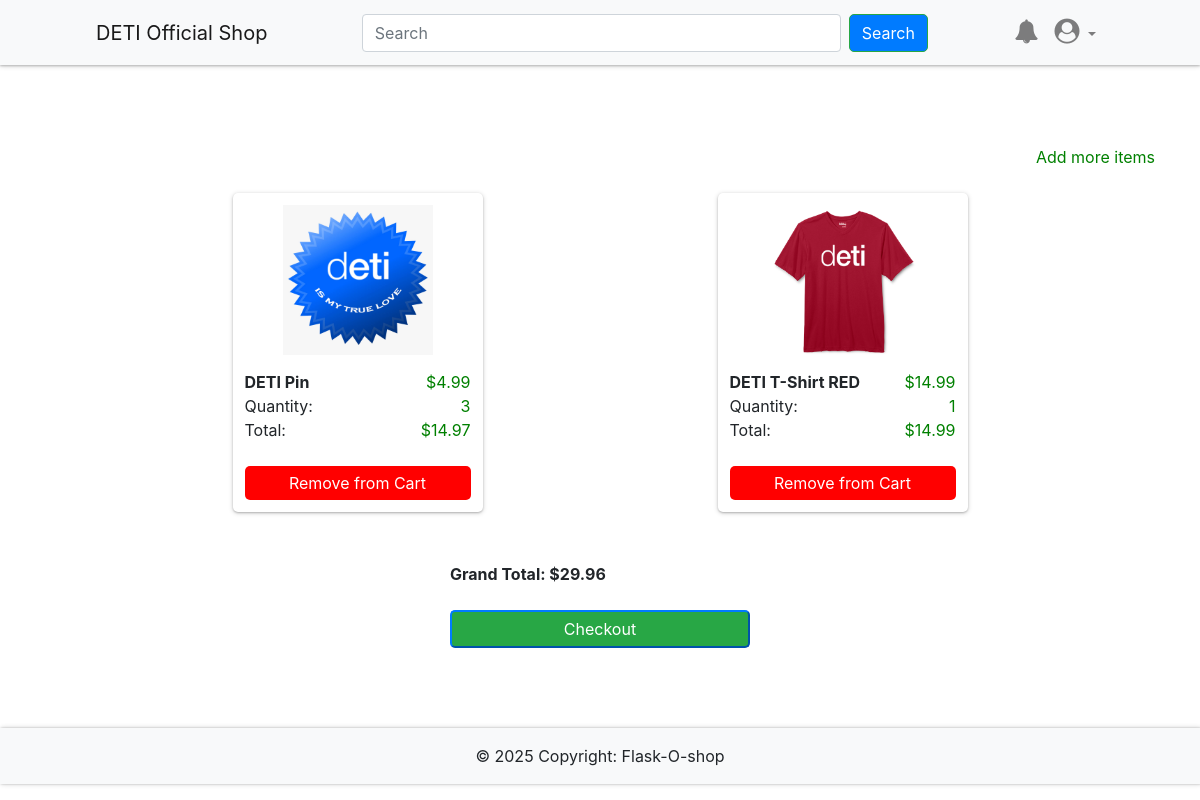
Screenshot of /cart (signed in) with the database file from the repository.
### app/db_models.py (models this page shows)
class Item(db.Model):
	__tablename__ = "items"
	id = db.Column(db.Integer, primary_key=True)
	name = db.Column(db.String(100), nullable=False)
	price = db.Column(db.Float, nullable=False)
	category = db.Column(db.Text, nullable=False)
	image = db.Column(db.String(250), nullable=False)
	details = db.Column(db.String(250), nullable=False)
	price_id = db.Column(db.String(250), nullable=False)
	orders = db.relationship("Ordered_item", backref="item")
	in_cart = db.relationship("Cart", backref="item")

### app/__init__.py (the view)
@app.route("/cart")
@login_required
def cart():
    price = 0
    price_ids = []
    items = []
    quantity = []
    for cart in current_user.cart:
        items.append(cart.item)
        quantity.append(cart.quantity)
        price_id_dict = {
            "price": cart.item.price_id,
            "quantity": cart.quantity,
            }
        price_ids.append(price_id_dict)
        price += cart.item.price*cart.quantity
    return render_template('cart.html', items=items, price=price, price_ids=price_ids, quantity=quantity)

### app/__init__.py (called while the page is built)
@app.context_processor
def inject_now():
    return {'now': datetime.utcnow()}

@login_manager.user_loader
def load_user(user_id):
    return User.query.get(user_id)

### app/templates/cart.html (shortened to what this page needs)
{% extends "base.html" %}
{% block content %}
	{% if not items %}
		<div class="flash-error">
			Cart is empty!<br>
			<a href="{{ url_for('home') }}">Discover new items</a>
		</div>
	{% else %}
		<a href="{{ url_for('home') }}" class="right-item">Add more items</a><br><br>
	{% endif %}
	<div class="items">
	{% for i in range(items|length) %}
    <div class="item">
		<div class="item-wrapper">
			<div class="img-wrapper">
				<img src="{{ items[i].image }}" class="pic">
			</div>
			<b>{{ items[i].name }}</b>
			<span class="right-item">${{ items[i].price }}</span><br>
			Quantity:
			<span class="right-item">{{ quantity[i] }}</span><br>
			Total:
			<span class="right-item">${{ quantity[i]*items[i].price }}</span>
			<br><br>
			<a href="{{ url_for('remove', id=items[i].id, quantity=quantity[i]) }}">
				<button class="remove-from-cart"> Remove from Cart </button>
			</a>
		</div>
	</div>
        {% endfor %}
	</div>
	{% if price %}
	<div class="check">
		<form method="POST" action="{{ url_for('create_checkout_session') }}">
			Grand Total: ${{ price }} <br><br>
			<button class="bg-success btn-block btn-primary checkout"> Checkout </button>
		</form>
	</div>
	{% endif %}
{% endblock %}

### app/static/styles.css (style rules this page uses)
.items { max-width: 900px; margin: 0 auto; display: flex; justify-content: space-around; flex-wrap: wrap; gap: 70px; }
.item { width:250px; padding: 12px; box-shadow: 0 1px 2px 0 rgba(0, 0, 0, 0.2), 0 1px 5px 0 rgba(0, 0, 0, 0.19); border-radius: 5px; display: flex; flex-direction: column; justify-content: center; }
.remove-from-cart { background-color: red; }
.add-to-cart, .remove-from-cart { width: 100%; border: none; color: white; padding: 5px; border-radius: 5px; cursor: pointer; }
.pic { width:150px; height: 150px; }
.img-wrapper { display: flex; justify-content: center; margin-bottom: 15px; }
.right-item { float:right; color:green; }
.check { max-width: 300px; margin: 0 auto; margin-top: 50px; font-weight: bold; }
.checkout { cursor:pointer; padding: 5px; border-radius:5px; }

### rows the page displays
Item: image (placeholder picture), name "DETI Pin", price "4.99", quantity[i]*items[i].price "14.97"
Item: image (picture), name "DETI T-Shirt RED", price "14.99", quantity[i]*items[i].price "14.99"

### other values shown
{{ quantity[i] }} "3" "1"
{{ price }} "29.96"
